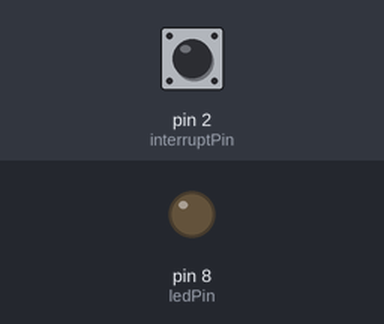
Simulated run of this sketch. Board: Arduino Uno, built with avr-gcc and run on an emulated ATmega328P. Parts: output pins drawn as LEDs (lit = HIGH). The test bench sets the inputs (shaded band); at power-on: pin 2 (interruptPin) HIGH.

Above: at 1.2 s.
1.3 s: pin 2 (interruptPin) pulled LOW for 0.15 s
At 1.9 s:
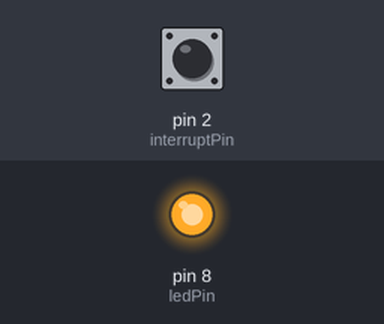
2.9 s: pin 2 (interruptPin) pulled LOW for 3.2 s
At 4.3 s:
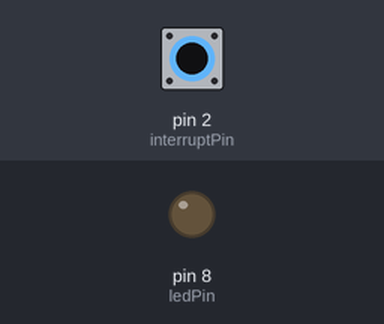
Timing chart, 0 to 7.6 s (numbered marks = the images above; inputs shaded):
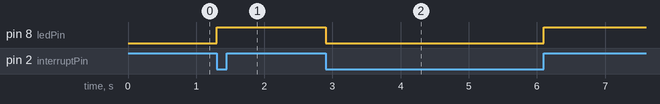

Measured:
- after the input at 1.3 s, pin 8 (ledPin): LOW → HIGH at once
- after the input at 2.9 s, pin 8 (ledPin): HIGH → LOW at once, → HIGH 3.2 s later

The sketch:

start_stop_intterupt.ino
```cpp
int ledPin = 8;
int interruptPin = 2;
int state = LOW;
long lastInterrupt;

void setup() {
  lastInterrupt = millis();
  pinMode(ledPin, OUTPUT);
  pinMode(interruptPin, INPUT_PULLUP);
  attachInterrupt(digitalPinToInterrupt(interruptPin), blink, CHANGE);
}

void loop() {
  digitalWrite(ledPin, state);
}

void blink() {
  if (millis() - lastInterrupt > 200)
  {
     state = !state;
    lastInterrupt = millis();
  }
}
```
